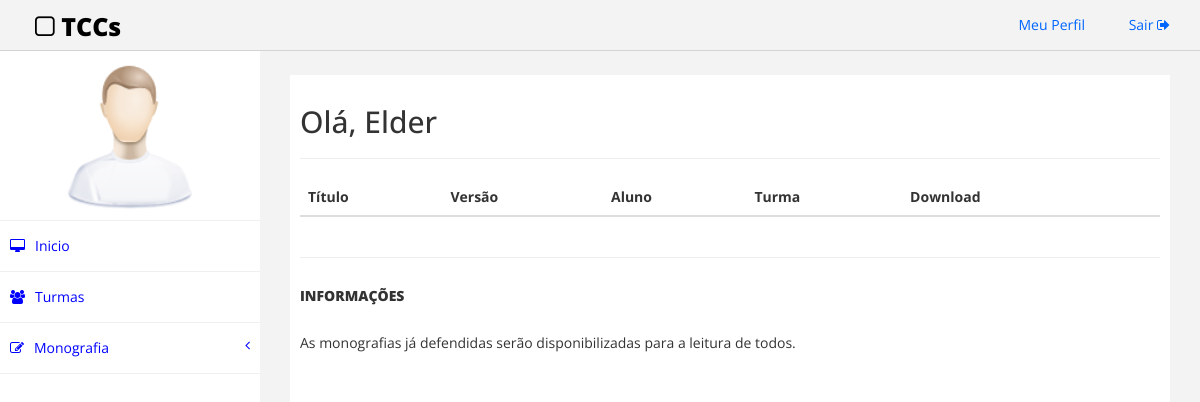
Before: /src/indexProfessor.php (signed in) with the older database file.
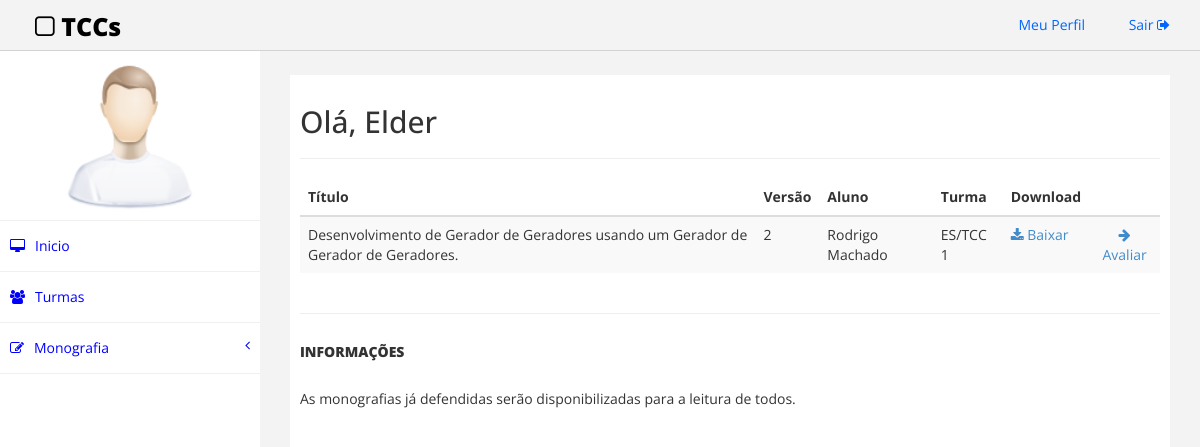
After: the same page with the newer database file.
### tables this page shows
CREATE TABLE IF NOT EXISTS `professor` (
  `siape` varchar(20) NOT NULL,
  `nome` varchar(50) NOT NULL,
  `senha` varchar(45) NOT NULL,
  `email` varchar(50) NOT NULL,
  PRIMARY KEY (`siape`)
);

CREATE TABLE IF NOT EXISTS `monografia` (
  `idMonografia` int(11) NOT NULL AUTO_INCREMENT,
  `versao` varchar(45) DEFAULT NULL,
  `titulo` varchar(100) NOT NULL,
  `caminhoEntrega` varchar(100) DEFAULT NULL,
  `abstract` longtext,
  `aluno_matricula` varchar(50) NOT NULL,
  `professor_orientador` varchar(20) NOT NULL,
  `Professor_Coorientador` varchar(20) NOT NULL,
  `isFinal` tinyint(1) NOT NULL,
  PRIMARY KEY (`idMonografia`,`aluno_matricula`,`professor_orientador`,`Professor_Coorientador`),
  KEY `fk_Monografia_Aluno1_idx` (`aluno_matricula`),
  KEY `fk_Monografia_Professor1_idx` (`professor_orientador`),
  KEY `fk_Monografia_Professor2_idx` (`Professor_Coorientador`)
);

CREATE TABLE IF NOT EXISTS `aluno` (
  `matricula` varchar(50) NOT NULL,
  `nome` varchar(50) NOT NULL,
  `senha` varchar(45) NOT NULL,
  `email` varchar(50) NOT NULL,
  PRIMARY KEY (`matricula`)
);

CREATE TABLE IF NOT EXISTS `turma_has_aluno` (
  `Turma_nomeTurma` varchar(15) NOT NULL,
  `Aluno_matricula` varchar(50) NOT NULL,
  PRIMARY KEY (`Turma_nomeTurma`,`Aluno_matricula`),
  KEY `fk_Turma_has_Aluno_Aluno1_idx` (`Aluno_matricula`),
  KEY `fk_Turma_has_Aluno_Turma1_idx` (`Turma_nomeTurma`)
);

### src/indexProfessor.php (the view, shortened to what this page needs)
<!DOCTYPE html>
<html>
<head>
    <link href="assets/css/bootstrap.css" rel="stylesheet" />
    <link href="assets/css/font-awesome.css" rel="stylesheet" />
    <link href="assets/css/custom.css" rel="stylesheet" />
</head>
<body>
    <div id="wrapper">
        <div class="navbar navbar-inverse navbar-fixed-top">
            <div class="adjust-nav">
                <div class="navbar-header">
                    <a class="navbar-brand" href="#"><i class="fa fa-square-o "></i>&nbsp;TCCs</a>
                </div>
                <div class="navbar-collapse collapse">
                    <ul class="nav navbar-nav navbar-right">
                        <li><a href="./perfil.php">Meu Perfil <i class="fa fa-user-circle "></i></a></li>
                        <li><a href="./action/logout.php">Sair <i class="fa fa-sign-out "></i></a></li>
                    </ul>
                </div>
            </div>
        </div>
        <nav class="navbar-default navbar-side" role="navigation">
            <div class="sidebar-collapse">
                <ul class="nav" id="main-menu">
                    <li class="text-center user-image-back">
                        <img src="assets/img/find_user.png" class="img-responsive user-image" />
                    </li>
                    <li>
                        <a href="indexProfessor.php"><i class="fa fa-desktop "></i>Inicio</a>
                    </li>
                    <li>
                        <a href="turmas.php"><i class="fa fa-users "></i>Turmas</a>
                    </li>
                    <li>
                        <a href="#"><i class="fa fa-edit "></i>Monografia<span class="fa arrow"></span></a>
                    </li>
            </div>
        </nav>
        <div id="page-wrapper">
            <div id="page-inner">
                <div class="row">
                    <div class="col-md-12">
                         <h2>Olá, <?php
                                $conn = new Connection();
                                $connection = $conn->getConnection();
                                $sql = "SELECT nome FROM professor WHERE siape = '".$_SESSION['usuario']."'";
                                $resultado = mysqli_query($connection, $sql) or die ("Erro ao conectar na tabela " . mysqli_error($connection));
                                $row = $resultado->fetch_assoc();
                                        echo $row['nome'];
                            ?></h2>
                            <hr>
                    </div>
                </div>
                <div class="row">
                    <div class="col-md-12">
                        <table class="table table-striped table-hover table-responsive">
                            <thead>
                                <tr>
                                    <th>
                                        Título
                                    </th>
                                    <th>
                                        Versão
                                    </th>
                                    <th>
                                        Aluno
                                    </th>
                                    <th>
                                        Turma
                                    </th>
                                    <th>
                                        Download
                                    </th>
                                    <th>
                                    </th>
                                </tr>
                            </thead>
                            <tbody>
                                <?php
                                    $conn = new Connection();
                                    $connection = $conn->getConnection();
                                    $sql = "SELECT * FROM monografia INNER JOIN aluno ON aluno.matricula = monografia.aluno_matricula LEFT JOIN turma_has_aluno ON aluno.matricula = turma_has_aluno.aluno_matricula WHERE isFinal = '1';";
                                    $resultado = mysqli_query($connection, $sql) or die ("Erro ao conectar na tabela " . mysqli_error($connection));
                                    while($row = $resultado->fetch_assoc()) {
                                            echo "<tr>
                                                    <td>
                                                        ".$row["titulo"]."
                                                    </td>
                                                    <td>
                                                        ".$row["versao"]."
                                                    </td>
                                                    <td>
                                                        ".$row["nome"]."
                                                    </td>
                                                    <td>
                                                        ".$row["Turma_nomeTurma"]."
                                                    </td>
                                                    <td>
                                                        <a href='./uploads/".$row['caminhoEntrega']."' target='_blank'><i class='fa fa-download' aria-hidden='true'></i><span> Baixar</span></a>
                                                    </td>
                                                    <td class='text-center'>
                                                        <a href='avaliar.php?titulo=".$row["titulo"]."'><i class='fa fa-arrow-right' aria-hidden='true'></i><span> Avaliar</span></a>
                                                    </td>
                                                </tr>";
                                    }
                                ?>
                            </tbody>
                        </table>
                    </div>
                </div>
                <hr />
                  <div class="row">
                    <div class="col-md-12">
                        <h5>Informações</h5>
                            <p>As monografias já defendidas serão disponibilizadas para a leitura de todos.</p>
                    </div>
                </div>
            </div>
        </div>
    </div>
</body>
</html>

### src/assets/css/custom.css (style rules this page uses)
body { font-family: 'Open Sans', sans-serif; }
#wrapper { width: 100%; margin-top:50px; }
#page-wrapper { padding: 15px 15px; min-height: 600px; background:#F3F3F3; }
#page-inner { width:100%; margin:10px 20px 10px 0px; background-color:#fff!important; padding:10px; min-height:1200px; }
.text-center { text-align:center; }
.user-image-back { background-color: white; padding: 10px; }
.user-image { width: 150px; height: 150px; display: block; margin: 0 auto; }
h5,.h5 { font-size: 14px; font-weight: 900; text-transform: uppercase; padding-bottom:20px; }
.navbar-inverse .navbar-nav > li > a { color: #06F; }
.arrow { float: right; }
.fa.arrow:before { content: "\f104"; }
.sidebar-collapse , .sidebar-collapse .nav { background:none; }
.sidebar-collapse .nav { padding:0; }
.sidebar-collapse .nav > li > a { background: #FFFFFF; text-shadow: none; color:#0000FF; }
.sidebar-collapse > .nav > li > a { padding:15px 10px; }
.sidebar-collapse > .nav > li { border-bottom: 1px solid rgba(240, 240, 240, 1) !important; }
.navbar-side { border:none; background-color: #202020; }
.navbar-inverse { background-color: #f3f3f3; border-color: #D3D3D3; }
.navbar-default { border:0px solid #DDDDDD; }
.nav > li > a > i { margin-right:10px; }
.navbar-inverse .navbar-brand { color: #000000; font-size: 25px; font-weight: 900; }
.adjust-nav { padding-left:20px;padding-right:20px; }
@media (min-width:768px) { #page-wrapper { margin: 0 0 0 260px; padding: 15px 30px; min-height: 1200px; } }
@media (min-width:768px) { .navbar-side { z-index: 1; position: absolute; width: 260px; } }
@media (min-width:768px) { .navbar { border-radius: 0px; } }

Changed rows visible on the page:
now on this page (row edited): monografia: titulo "Desenvolvimento de Gerador de Geradores usando um Gerador de Gerador de Geradores.", versao "2", aluno_matricula.nome "Rodrigo Machado", turma_has_aluno.Turma_nomeTurma "ES/TCC 1"
